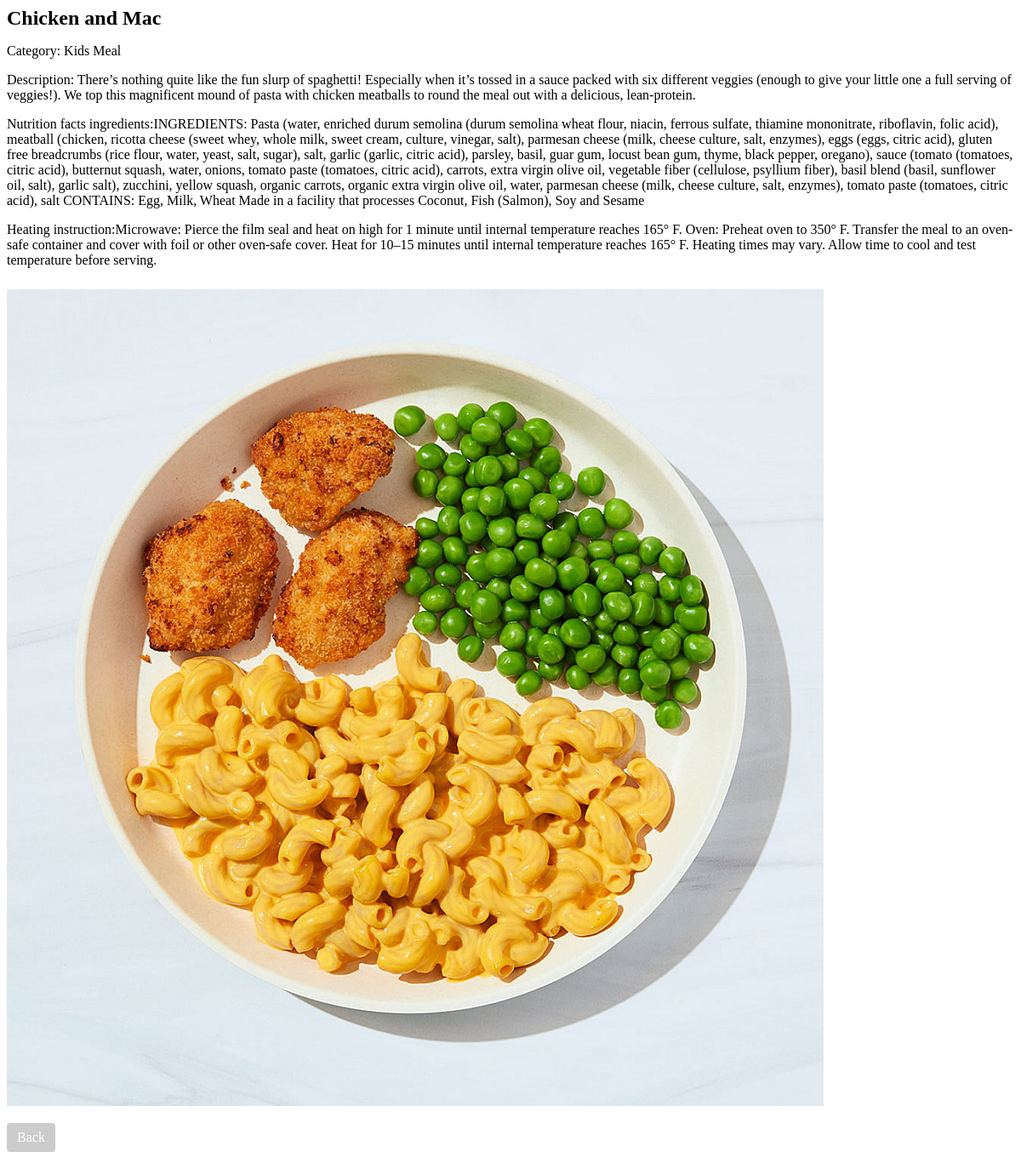
/food/2/, run on the app's committed database.
### menu/models.py (models this page shows, shortened)
class Food(models.Model):
    name = models.CharField(max_length=100)
    category = models.ForeignKey(Category, on_delete=models.CASCADE)
    description = models.TextField(default="")
    nutrition_facts_ingredients = models.TextField(
        default="Facts not available")
    heating_instruction = models.TextField(
        default="Instructions not available")
    food_image = models.ImageField(
        upload_to='food_images', null=True, blank=True)
    cost_per_item = models.DecimalField(
        max_digits=10, decimal_places=2, default=0.00)
    filters = models.ManyToManyField(FilterOption)

class Category(models.Model):
    category = models.CharField(max_length=100, blank=True, null=True)
    def __str__(self):
        return self.category

### menu/views.py (the view)
# urls.py: path('food/<int:food_id>/', views.FoodDetailView.as_view(), name='food-detail'),
class FoodDetailView(View):
    def get(self, request, food_id):
        food = get_object_or_404(Food, pk=food_id)
        context = {'food': food}
        return render(request, 'menu/food_detail.html', context)

### templates/menu/food_detail.html (shortened to what this page needs)
<div class="food-detail">
  <h1>{{ food.name }}</h1>
  <p>Category: {{ food.category }}</p>
  <p>Description: {{ food.description }}</p>
  <p>Nutrition facts ingredients:{{ food.nutrition_facts_ingredients }}</p>
  <p>Heating instruction:{{ food.heating_instruction }}</p>
  <img src="{{ food.food_image }}" alt="{{ food.name }} image" />
  <div class="back-button">
    <a href="{% url 'food-list' category=food.category.category %}">Back</a>
  </div>
</div>

### templates/menu/food_detail.html (style rules this page uses)
.food-detail { margin-bottom: 20px; }
.food-detail h1 { font-size: 24px; margin-bottom: 10px; }
.food-detail p { margin-bottom: 5px; }
.food-detail img { max-width: 100%; height: auto; margin-top: 20px; }
.back-button { margin-top: 20px; }
.back-button a { display: inline-block; background-color: #ccc; color: #fff; border: none; padding: 8px 12px; border-radius: 4px; text-decoration: none; cursor: pointer; }

### data on the page
Food: name "Chicken and Mac", category "Kids Meal", description "There’s nothing quite like the fun slurp of spaghetti! Especially when it’s tossed in a sauce packed with six different veggies (enough to give your little one a full serving of veggies!). We top this magnificent mound of pasta with chicken meatballs to round the meal out with a delicious, lean-protein.", nutrition_facts_ingredients "INGREDIENTS: Pasta (water, enriched durum semolina (durum semolina wheat flour, niacin, ferrous sulfate, thiamine mononitrate, riboflavin, folic acid), meatball (chicken, ricotta cheese (sweet whey, whole milk, sweet cream, culture, vinegar, salt), parmesan cheese (milk, cheese culture, salt, enzymes), eggs (eggs, citric acid), gluten free breadcrumbs (rice flour, water, yeast, salt, sugar), salt, garlic (garlic, citric acid), parsley, basil, guar gum, locust bean gum, thyme, black pepper, oregano), sauce (tomato (tomatoes, citric acid), butternut squash, water, onions, tomato paste (tomatoes, citric acid), carrots, extra virgin olive oil, vegetable fiber (cellulose, psyllium fiber), basil…", heating_instruction "Microwave: Pierce the film seal and heat on high for 1 minute until internal temperature reaches 165° F. Oven: Preheat oven to 350° F. Transfer the meal to an oven-safe container and cover with foil or other oven-safe cover. Heat for 10–15 minutes until internal temperature reaches 165° F. Heating times may vary. Allow time to cool and test temperature before serving.", food_image (picture)
